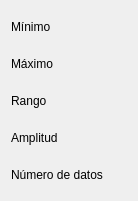
                        <widget class="QWidget" name="layoutWidget">
                         <property name="geometry">
                          <rect>
                           <x>60</x>
                           <y>360</y>
                           <width>138</width>
                           <height>201</height>
                          </rect>
                         </property>
                         <layout class="QVBoxLayout" name="verticalLayout">
                          <item>
                           <widget class="QLabel" name="CantarranaLblMinimo">
                            <property name="sizePolicy">
                             <sizepolicy hsizetype="Fixed" vsizetype="Preferred">
                              <horstretch>0</horstretch>
                              <verstretch>0</verstretch>
                             </sizepolicy>
                            </property>
                            <property name="styleSheet">
                             <string notr="true">font: 650 12pt &quot;Allerta&quot;;</string>
                            </property>
                            <property name="lineWidth">
                             <number>1</number>
                            </property>
                            <property name="text">
                             <string>Mínimo</string>
                            </property>
                            <property name="alignment">
                             <set>Qt::AlignLeading|Qt::AlignLeft|Qt::AlignVCenter</set>
                            </property>
                           </widget>
                          </item>
                          <item>
                           <widget class="QLabel" name="CantarranaLblMaximo">
                            <property name="sizePolicy">
                             <sizepolicy hsizetype="Fixed" vsizetype="Preferred">
                              <horstretch>0</horstretch>
                              <verstretch>0</verstretch>
                             </sizepolicy>
                            </property>
                            <property name="styleSheet">
                             <string notr="true">font: 650 12pt &quot;Allerta&quot;;</string>
                            </property>
                            <property name="lineWidth">
                             <number>1</number>
                            </property>
                            <property name="text">
                             <string>Máximo</string>
                            </property>
                            <property name="alignment">
                             <set>Qt::AlignLeading|Qt::AlignLeft|Qt::AlignVCenter</set>
                            </property>
                           </widget>
                          </item>
                          <item>
                           <widget class="QLabel" name="CantarranaLblRango">
                            <property name="sizePolicy">
                             <sizepolicy hsizetype="Fixed" vsizetype="Preferred">
                              <horstretch>0</horstretch>
                              <verstretch>0</verstretch>
                             </sizepolicy>
                            </property>
                            <property name="styleSheet">
                             <string notr="true">font: 650 12pt &quot;Allerta&quot;;</string>
                            </property>
                            <property name="lineWidth">
                             <number>1</number>
                            </property>
                            <property name="text">
                             <string>Rango</string>
                            </property>
                            <property name="alignment">
                             <set>Qt::AlignLeading|Qt::AlignLeft|Qt::AlignVCenter</set>
                            </property>
                           </widget>
                          </item>
                          <item>
                           <widget class="QLabel" name="CantarranaLblAmplitud">
                            <property name="sizePolicy">
                             <sizepolicy hsizetype="Fixed" vsizetype="Preferred">
                              <horstretch>0</horstretch>
                              <verstretch>0</verstretch>
                             </sizepolicy>
                            </property>
                            <property name="styleSheet">
                             <string notr="true">font: 650 12pt &quot;Allerta&quot;;</string>
                            </property>
                            <property name="lineWidth">
                             <number>1</number>
                            </property>
                            <property name="text">
                             <string>Amplitud</string>
                            </property>
                            <property name="alignment">
                             <set>Qt::AlignLeading|Qt::AlignLeft|Qt::AlignVCenter</set>
                            </property>
                           </widget>
                          </item>
                          <item>
                           <widget class="QLabel" name="CantarranaLblDatos">
                            <property name="sizePolicy">
                             <sizepolicy hsizetype="Fixed" vsizetype="Preferred">
                              <horstretch>0</horstretch>
                              <verstretch>0</verstretch>
                             </sizepolicy>
                            </property>
                            <property name="styleSheet">
                             <string notr="true">font: 650 12pt &quot;Allerta&quot;;</string>
                            </property>
                            <property name="lineWidth">
                             <number>1</number>
                            </property>
                            <property name="text">
                             <string>Número de datos</string>
                            </property>
                            <property name="alignment">
                             <set>Qt::AlignLeading|Qt::AlignLeft|Qt::AlignVCenter</set>
                            </property>
                           </widget>
                          </item>
                         </layout>
                        </widget>
